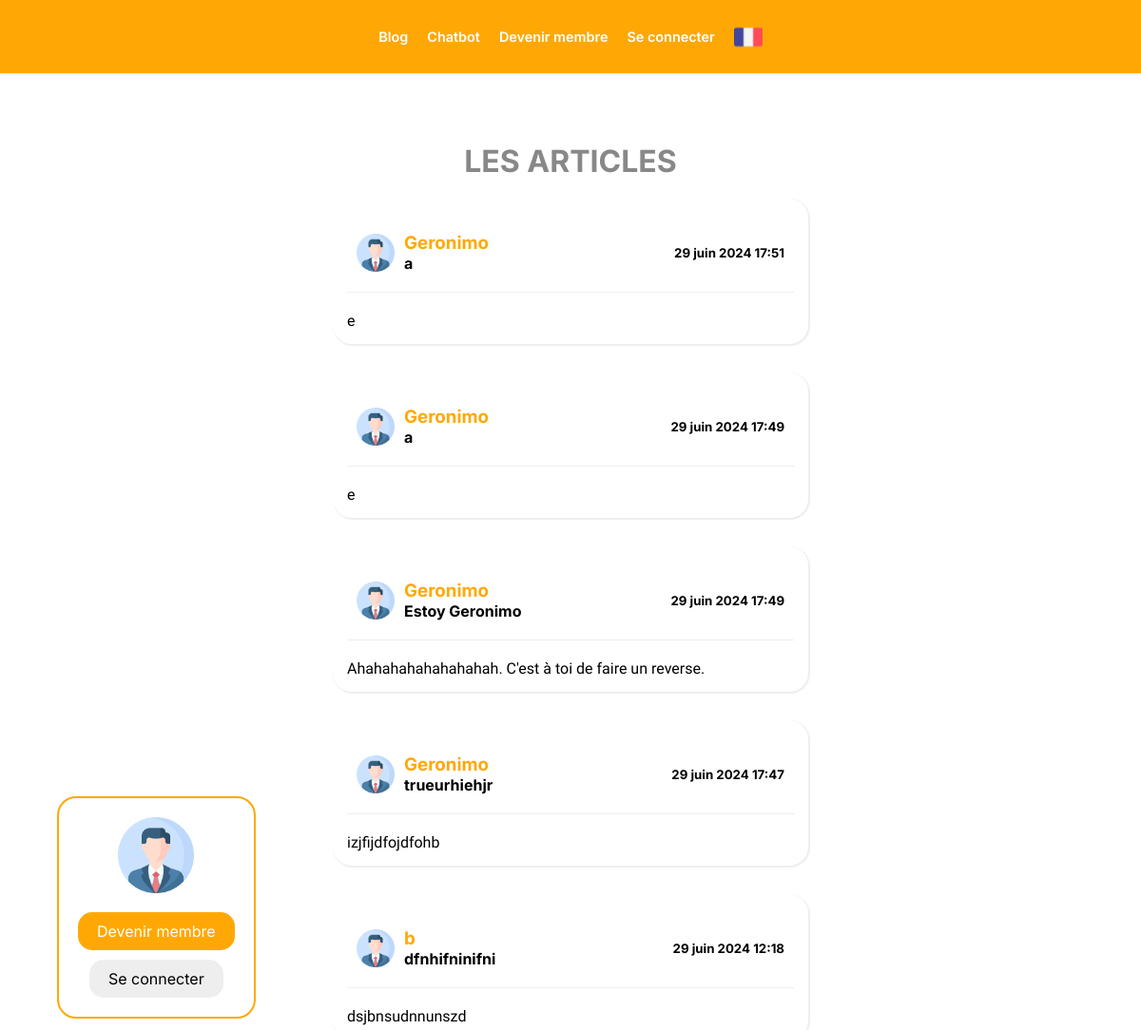
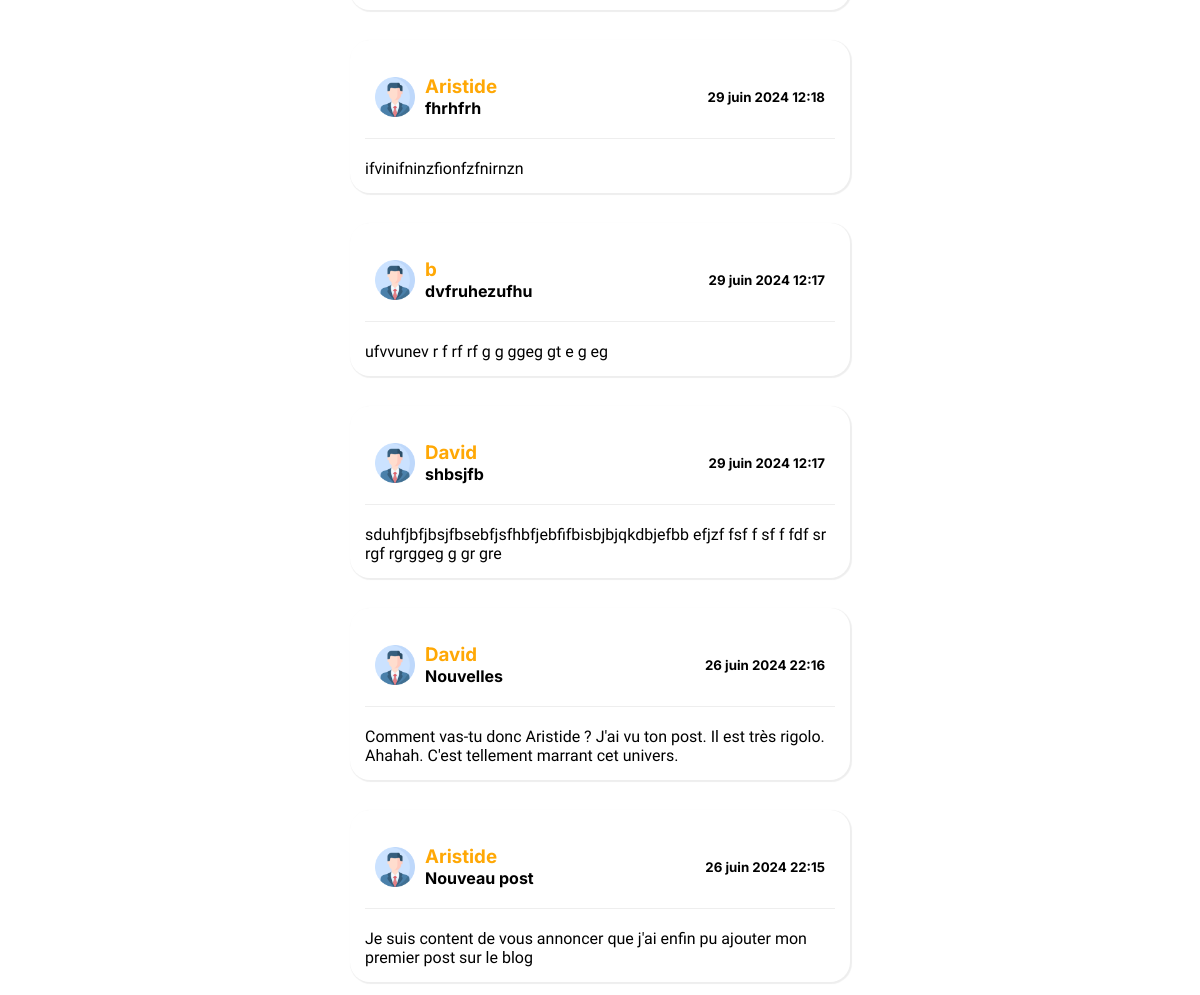
/fr/blog, run on an earlier commit of the app's database (2 pictures, top to bottom).
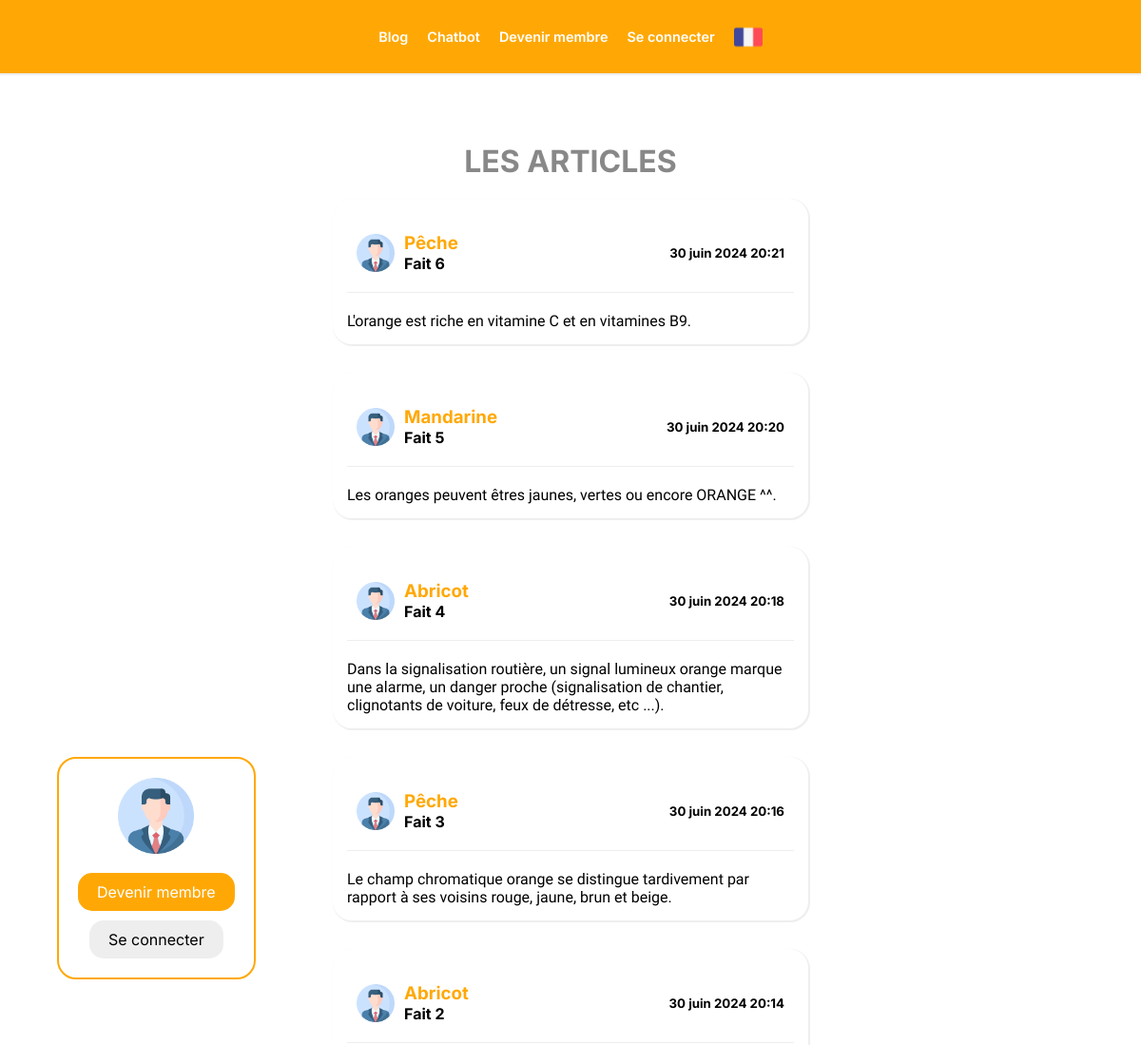
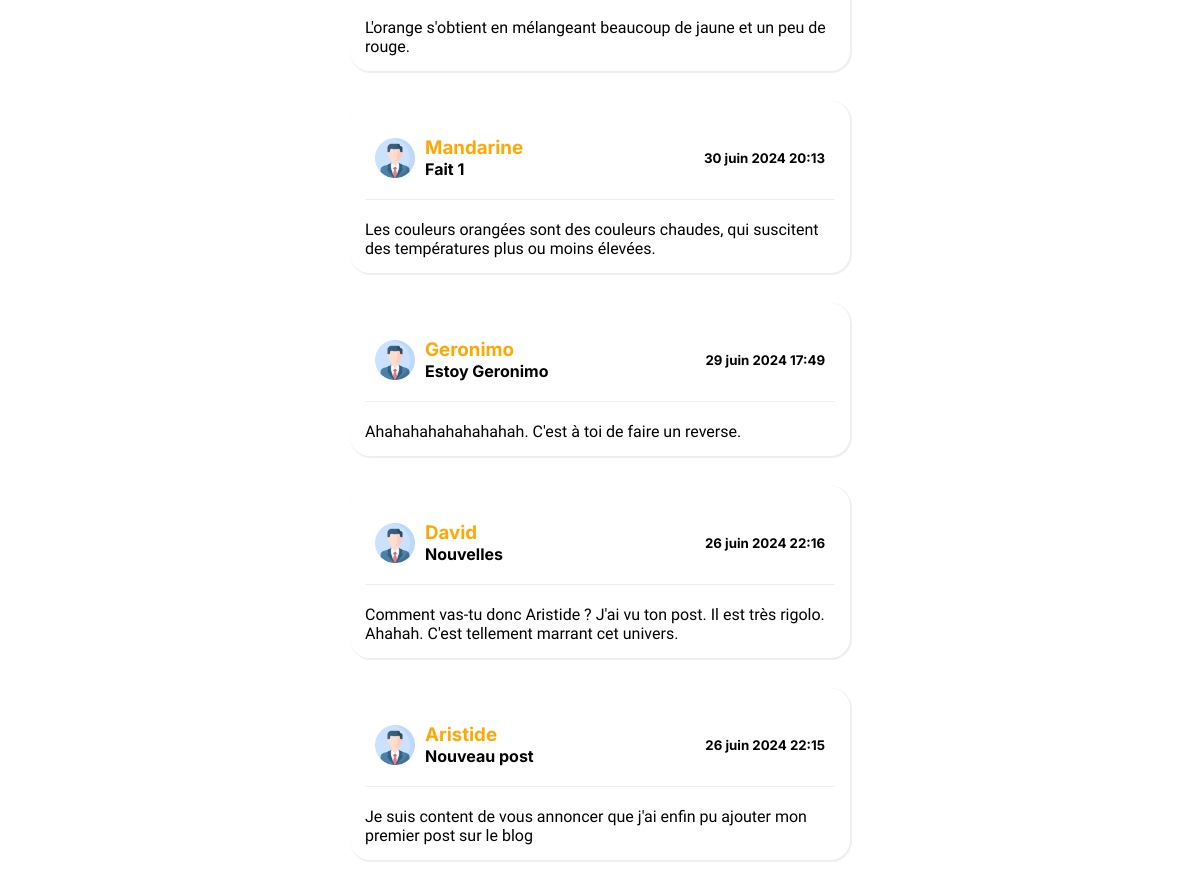
And on a later commit of the database (2 pictures, top to bottom).
### main/models.py (models this page shows, shortened)
class Article(models.Model):
    title: models.CharField = models.CharField(max_length=200, null=False)
    content: models.TextField = models.TextField(null=False)
    publication_date: models.TimeField = models.DateTimeField(auto_now_add=True, null=False)
    user: models.ForeignKey = models.ForeignKey(User, null=True, on_delete=models.SET_NULL)

class User(models.Model):
    username: models.CharField = models.CharField(max_length=200)
    mail: models.EmailField = models.EmailField(null=True)
    password: models.CharField = models.CharField(max_length=200)
    def __str__(self):
        return self.username

### main/views.py (the view)
# urls.py: path('blog', views.articles, name="blog"),
def articles(request):
    bonjour = gettext("bonjour")
    articles = Article.objects.all()
    context: dict = get_route_params("blog", request)
    context["articles"] = articles
    return render(request, "articles/index.html", context = context)

### templates/articles/index.html
{% extends "layout/index.html" %}
{% load i18n %}
{% load static %}
{% block content %}
    <div class="articles">
        <h1>{% translate "Les articles" %}</h1>
        {% for article in articles %}
            <div class="article">
                <div class="top-article">
                    <img src="{% static '/images/profile.png'%}" alt="profile_picture" width="40px" height="40px"/>
                    <div class="info">
                        <div class="left">
                            <h3>{{ article.user }}</h3>
                            <h4>{{ article.title }}</h4>
                        </div>
                        <h5>{{ article.publication_date }}</h5>
                    </div>
                </div>
                <p>{{ article.content }}</p>
            </div>
        {% endfor %}
    </div>
{% endblock %}

What changed in the data, as far as the page shows it:
removed Article: user "David", title "shbsjfb", publication_date "29 juin 2024 12:17", content "sduhfjbfjbsjfbsebfjsfhbfjebfifbisbjbjqkdbjefbb efjzf fsf f sf f fdf sr rgf rgrggeg g gr gre"
removed Article: user "b", title "dvfruhezufhu", publication_date "29 juin 2024 12:17", content "ufvvunev r f rf rf g g ggeg gt e g eg"
removed Article: user "Aristide", title "fhrhfrh", publication_date "29 juin 2024 12:18", content "ifvinifninzfionfzfnirnzn"
removed Article: user "b", title "dfnhifninifni", publication_date "29 juin 2024 12:18", content "dsjbnsudnnunszd"
removed Article: user "Geronimo", title "trueurhiehjr", publication_date "29 juin 2024 17:47", content "izjfijdfojdfohb"
removed Article: user "Geronimo", title "a", publication_date "29 juin 2024 17:49", content "e"
removed Article: user "Geronimo", title "a", publication_date "29 juin 2024 17:51", content "e"
added Article: user "Mandarine", title "Fait 1", publication_date "30 juin 2024 20:13", content "Les couleurs orangées sont des couleurs chaudes, qui suscitent des températures plus ou moins élevées."
added Article: user "Abricot", title "Fait 2", publication_date "30 juin 2024 20:14", content "L'orange s'obtient en mélangeant beaucoup de jaune et un peu de rouge."
added Article: user "Pêche", title "Fait 3", publication_date "30 juin 2024 20:16", content "Le champ chromatique orange se distingue tardivement par rapport à ses voisins rouge, jaune, brun et beige."
added Article: user "Abricot", title "Fait 4", publication_date "30 juin 2024 20:18", content "Dans la signalisation routière, un signal lumineux orange marque une alarme, un danger proche (signalisation de chantier, clignotants de voiture, feux de détresse, etc ...)."
added Article: user "Mandarine", title "Fait 5", publication_date "30 juin 2024 20:20", content "Les oranges peuvent êtres jaunes, vertes ou encore ORANGE ^^."
added Article: user "Pêche", title "Fait 6", publication_date "30 juin 2024 20:21", content "L'orange est riche en vitamine C et en vitamines B9."
